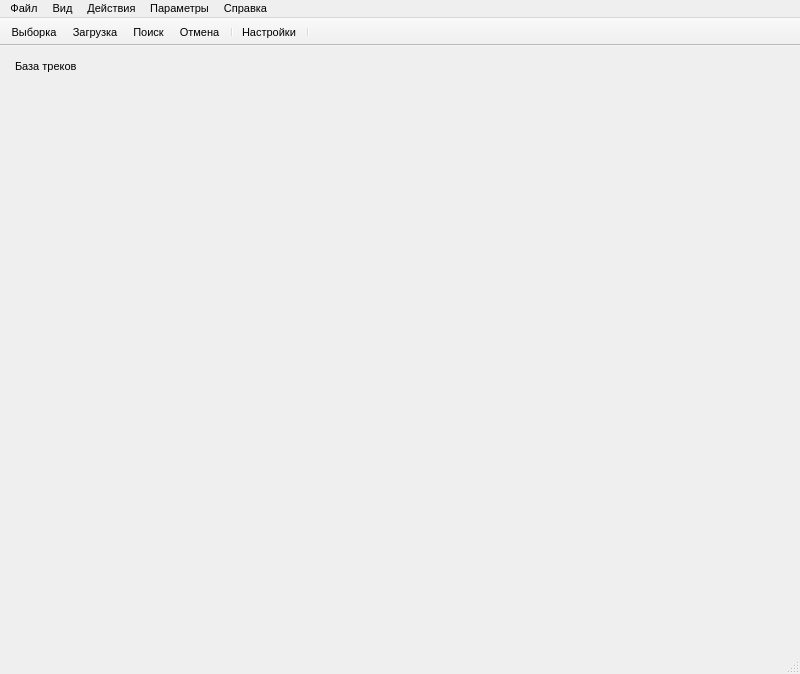
<?xml version="1.0" encoding="UTF-8"?>
<ui version="4.0">
 <class>MainWindow</class>
 <widget class="QMainWindow" name="MainWindow">
  <property name="geometry">
   <rect>
    <x>0</x>
    <y>0</y>
    <width>800</width>
    <height>674</height>
   </rect>
  </property>
  <property name="minimumSize">
   <size>
    <width>800</width>
    <height>674</height>
   </size>
  </property>
  <property name="font">
   <font>
    <pointsize>8</pointsize>
    <kerning>true</kerning>
   </font>
  </property>
  <property name="windowTitle">
   <string>Hear Demo Track Easy</string>
  </property>
  <property name="windowIcon">
   <iconset resource="../resources/resources.qrc">
    <normaloff>:/images_ui/images/deejayDeFavicon.ico</normaloff>:/images_ui/images/deejayDeFavicon.ico</iconset>
  </property>
  <property name="animated">
   <bool>false</bool>
  </property>
  <property name="tabShape">
   <enum>QTabWidget::Rounded</enum>
  </property>
  <property name="dockOptions">
   <set>QMainWindow::AllowNestedDocks|QMainWindow::AllowTabbedDocks</set>
  </property>
  <property name="unifiedTitleAndToolBarOnMac">
   <bool>false</bool>
  </property>
  <widget class="QWidget" name="centralWidget">
   <layout class="QGridLayout" name="gridLayout">
    <item row="1" column="0">
     <widget class="QLabel" name="labelImage">
      <property name="text">
       <string/>
      </property>
     </widget>
    </item>
    <item row="0" column="0" rowspan="2" colspan="2">
     <widget class="QDockWidget" name="dockWidgetDbView">
      <property name="sizePolicy">
       <sizepolicy hsizetype="Maximum" vsizetype="Maximum">
        <horstretch>0</horstretch>
        <verstretch>0</verstretch>
       </sizepolicy>
      </property>
      <property name="minimumSize">
       <size>
        <width>600</width>
        <height>542</height>
       </size>
      </property>
      <property name="features">
       <set>QDockWidget::NoDockWidgetFeatures</set>
      </property>
      <property name="allowedAreas">
       <set>Qt::RightDockWidgetArea</set>
      </property>
      <property name="windowTitle">
       <string>База треков</string>
      </property>
      <widget class="QWidget" name="dockWidgetContents_13"/>
     </widget>
    </item>
   </layout>
  </widget>
  <widget class="QMenuBar" name="menuBar">
   <property name="geometry">
    <rect>
     <x>0</x>
     <y>0</y>
     <width>800</width>
     <height>21</height>
    </rect>
   </property>
   <widget class="QMenu" name="menu">
    <property name="title">
     <string>Действия</string>
    </property>
    <addaction name="action_Fetch"/>
    <addaction name="action_Load"/>
    <addaction name="action_Cancel"/>
    <addaction name="separator"/>
    <addaction name="action_Clear"/>
    <addaction name="action_Remove"/>
   </widget>
   <widget class="QMenu" name="menu_2">
    <property name="title">
     <string>Файл</string>
    </property>
    <addaction name="action_OpenDb"/>
    <addaction name="action_SaveDb"/>
    <addaction name="action_Exit"/>
   </widget>
   <widget class="QMenu" name="menu_3">
    <property name="title">
     <string>Справка</string>
    </property>
    <addaction name="action_Info"/>
   </widget>
   <widget class="QMenu" name="menu_4">
    <property name="title">
     <string>Параметры</string>
    </property>
    <addaction name="action_Preferences"/>
   </widget>
   <widget class="QMenu" name="menu_5">
    <property name="title">
     <string>Вид</string>
    </property>
    <addaction name="action_ShowControl"/>
   </widget>
   <addaction name="menu_2"/>
   <addaction name="menu_5"/>
   <addaction name="menu"/>
   <addaction name="menu_4"/>
   <addaction name="menu_3"/>
  </widget>
  <widget class="QStatusBar" name="statusBar">
   <property name="enabled">
    <bool>true</bool>
   </property>
   <property name="font">
    <font>
     <pointsize>8</pointsize>
    </font>
   </property>
   <property name="autoFillBackground">
    <bool>false</bool>
   </property>
  </widget>
  <widget class="QToolBar" name="toolBar">
   <property name="sizePolicy">
    <sizepolicy hsizetype="Preferred" vsizetype="Fixed">
     <horstretch>0</horstretch>
     <verstretch>0</verstretch>
    </sizepolicy>
   </property>
   <property name="minimumSize">
    <size>
     <width>0</width>
     <height>0</height>
    </size>
   </property>
   <property name="sizeIncrement">
    <size>
     <width>0</width>
     <height>0</height>
    </size>
   </property>
   <property name="font">
    <font>
     <kerning>true</kerning>
    </font>
   </property>
   <property name="windowTitle">
    <string>toolBar</string>
   </property>
   <property name="layoutDirection">
    <enum>Qt::LeftToRight</enum>
   </property>
   <property name="autoFillBackground">
    <bool>false</bool>
   </property>
   <property name="movable">
    <bool>false</bool>
   </property>
   <property name="iconSize">
    <size>
     <width>48</width>
     <height>48</height>
    </size>
   </property>
   <property name="toolButtonStyle">
    <enum>Qt::ToolButtonTextUnderIcon</enum>
   </property>
   <property name="floatable">
    <bool>true</bool>
   </property>
   <attribute name="toolBarArea">
    <enum>TopToolBarArea</enum>
   </attribute>
   <attribute name="toolBarBreak">
    <bool>false</bool>
   </attribute>
   <addaction name="action_Fetch"/>
   <addaction name="action_Load"/>
   <addaction name="action_Search"/>
   <addaction name="action_Cancel"/>
   <addaction name="separator"/>
   <addaction name="action_Preferences"/>
   <addaction name="separator"/>
  </widget>
  <action name="action_Clear">
   <property name="icon">
    <iconset resource="../resources/resources.qrc">
     <normaloff>:/images_ui/images/clear.png</normaloff>:/images_ui/images/clear.png</iconset>
   </property>
   <property name="text">
    <string>Очистить БД</string>
   </property>
  </action>
  <action name="action_Remove">
   <property name="icon">
    <iconset resource="../resources/resources.qrc">
     <normaloff>:/images_ui/images/delete.png</normaloff>:/images_ui/images/delete.png</iconset>
   </property>
   <property name="text">
    <string>Удалить строку</string>
   </property>
   <property name="toolTip">
    <string>Удалить строку</string>
   </property>
  </action>
  <action name="action_Fetch">
   <property name="icon">
    <iconset resource="../resources/resources.qrc">
     <normaloff>:/images_ui/images/fetch.png</normaloff>:/images_ui/images/fetch.png</iconset>
   </property>
   <property name="text">
    <string>Выборка</string>
   </property>
  </action>
  <action name="action_Load">
   <property name="icon">
    <iconset resource="../resources/resources.qrc">
     <normaloff>:/images_ui/images/download.png</normaloff>:/images_ui/images/download.png</iconset>
   </property>
   <property name="text">
    <string>Загрузка</string>
   </property>
  </action>
  <action name="action_Cancel">
   <property name="icon">
    <iconset resource="../resources/resources.qrc">
     <normaloff>:/images_ui/images/cancel.png</normaloff>:/images_ui/images/cancel.png</iconset>
   </property>
   <property name="text">
    <string>Отмена</string>
   </property>
  </action>
  <action name="action_Preferences">
   <property name="icon">
    <iconset resource="../resources/resources.qrc">
     <normaloff>:/images_ui/images/preferences.png</normaloff>:/images_ui/images/preferences.png</iconset>
   </property>
   <property name="text">
    <string>Настройки</string>
   </property>
   <property name="toolTip">
    <string>Настройки</string>
   </property>
   <property name="autoRepeat">
    <bool>true</bool>
   </property>
  </action>
  <action name="action_Exit">
   <property name="icon">
    <iconset resource="../resources/resources.qrc">
     <normaloff>:/images_ui/images/exit.png</normaloff>:/images_ui/images/exit.png</iconset>
   </property>
   <property name="text">
    <string>Выход</string>
   </property>
  </action>
  <action name="action_Info">
   <property name="icon">
    <iconset resource="../resources/resources.qrc">
     <normaloff>:/images_ui/images/information.png</normaloff>:/images_ui/images/information.png</iconset>
   </property>
   <property name="text">
    <string>Справка</string>
   </property>
  </action>
  <action name="action_ShowControl">
   <property name="icon">
    <iconset resource="../resources/resources.qrc">
     <normaloff>:/images_ui/images/controller.png</normaloff>:/images_ui/images/controller.png</iconset>
   </property>
   <property name="text">
    <string>Показать панель управления</string>
   </property>
  </action>
  <action name="action_Search">
   <property name="icon">
    <iconset resource="../resources/resources.qrc">
     <normaloff>:/images_ui/images/search.png</normaloff>:/images_ui/images/search.png</iconset>
   </property>
   <property name="text">
    <string>Поиск</string>
   </property>
  </action>
  <action name="action_SaveDb">
   <property name="text">
    <string>Сохранить БД как</string>
   </property>
  </action>
  <action name="action_OpenDb">
   <property name="text">
    <string>Открыть БД</string>
   </property>
  </action>
 </widget>
 <layoutdefault spacing="6" margin="11"/>
 <resources>
  <include location="../resources/resources.qrc"/>
 </resources>
 <connections/>
</ui>
